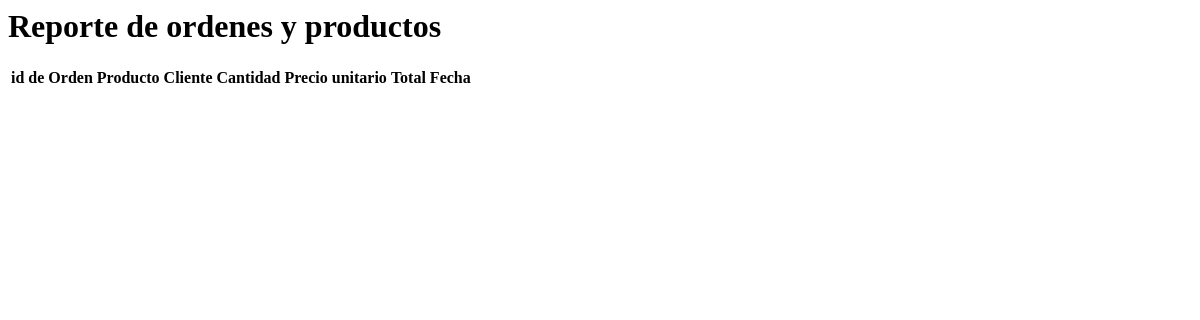
The page /orders/report/ on the database as committed earlier.
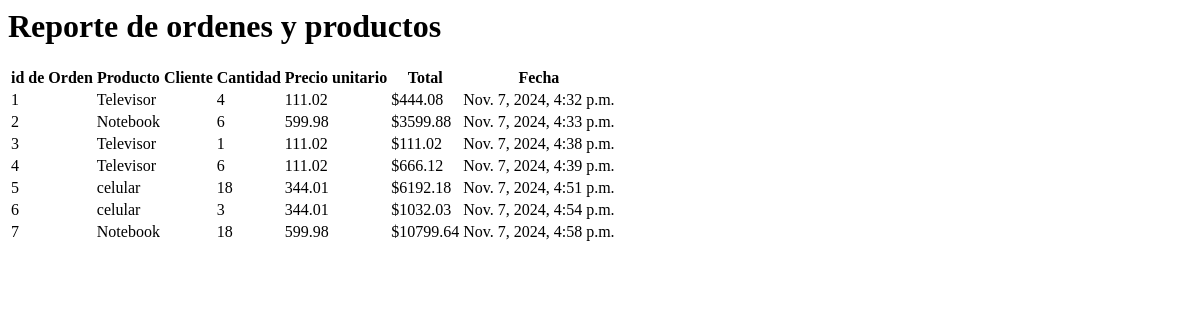
The same page on the database as committed later.
### orders/models.py (models this page shows, shortened)
class Order(models.Model):
    product = models.ForeignKey(Product, on_delete=models.CASCADE)
    cliente = models.ForeignKey(Cliente, on_delete=models.CASCADE, blank=True, null=True)
    quantity = models.PositiveIntegerField(blank=True, null=True) #antes de migrar (blank=True, null=True)
    created_at = models.DateTimeField(auto_now_add=True)

### products/models.py (models this page shows, shortened)
class Product(models.Model):
    name = models.CharField(max_length=100)
    description = models.TextField()
    price = models.DecimalField(max_digits=10, decimal_places=2)
    stock = models.PositiveIntegerField()

### orders/views.py (the view)
# urls.py: path('report/', views.report_view, name='report_view'),
def report_view(request):
    orders = Order.objects.select_related('product').all()
    return render(request, 'orders/report.html', {'orders': orders})

### orders/templatetags/custom_filters.py (called while the page is built)
@register.filter
def multiply(value, arg):
    return value * arg

### orders/templates/orders/report.html
{% load custom_filters %}
<h1>Reporte de ordenes y productos</h1>
<table>
    <tr>
        <th>id de Orden</th>
        <th>Producto</th>
        <th>Cliente</th>
        <th>Cantidad</th>
        <th>Precio unitario</th>
        <th>Total</th>
        <th>Fecha</th>
    </tr>
    <tr>
        {% for order in orders %}
        <td>{{order.id}}</td>
        <td>{{order.product.name}}</td>
        <td>{{order.cliente.nombre}}</td>
        <td>{{order.quantity}}</td>
        <td>{{order.product.price}}</td>
        <td>${{order.quantity|multiply:order.product.price}}</td>
        <td>{{order.created_at}}</td>
    </tr>
        {% endfor %}
</table>

Rows that differ between the two databases and show on the page:
added Order: id "1", product.name "Televisor", quantity "4", product.price "111.02", quantity|multiply "444.08", created_at "Nov. 7, 2024, 4:32 p.m."
added Order: id "2", product.name "Notebook", quantity "6", product.price "599.98", quantity|multiply "3599.88", created_at "Nov. 7, 2024, 4:33 p.m."
added Order: id "3", product.name "Televisor", quantity "1", product.price "111.02", quantity|multiply "111.02", created_at "Nov. 7, 2024, 4:38 p.m."
added Order: id "4", product.name "Televisor", quantity "6", product.price "111.02", quantity|multiply "666.12", created_at "Nov. 7, 2024, 4:39 p.m."
added Order: id "5", product.name "celular", quantity "18", product.price "344.01", quantity|multiply "6192.18", created_at "Nov. 7, 2024, 4:51 p.m."
added Order: id "6", product.name "celular", quantity "3", product.price "344.01", quantity|multiply "1032.03", created_at "Nov. 7, 2024, 4:54 p.m."
added Order: id "7", product.name "Notebook", quantity "18", product.price "599.98", quantity|multiply "10799.64", created_at "Nov. 7, 2024, 4:58 p.m."
